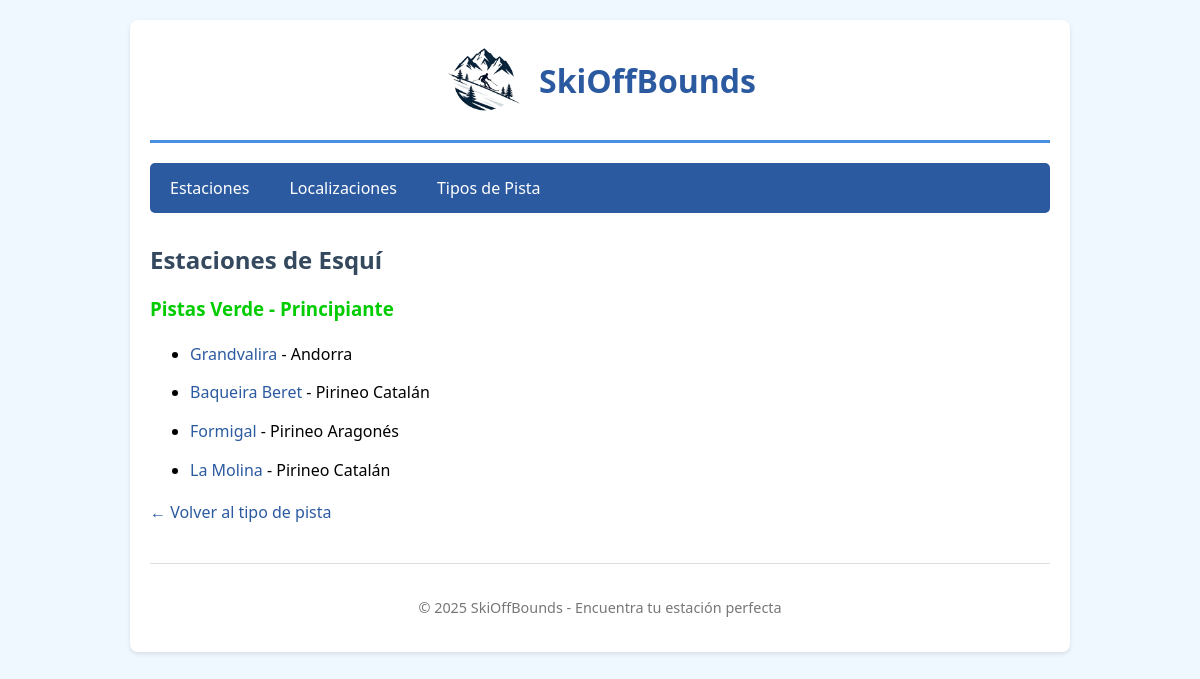
The page /app/tipos-pista/1/estaciones/ on the database its author committed.
### app/models.py (models this page shows, shortened)
class TipoPista(models.Model):
    COLORES = [
        ('verde', 'Verde - Principiante'),
        ('azul', 'Azul - Fácil'),
        ('roja', 'Roja - Intermedia'),
        ('negra', 'Negra - Difícil'),
    ]
    nombre = models.CharField(
        max_length=20,
        choices=COLORES,
        unique=True
    )
    descripcion = models.TextField(
        blank=True,
        null=True,
        help_text="Características y nivel de dificultad"
    )
    nivel_dificultad = models.IntegerField(
        default=1,
        validators=[MinValueValidator(1), MaxValueValidator(5)],
        help_text="Nivel de dificultad del 1 (más fácil) al 5 (más difícil)"
    )
    class Meta:
        verbose_name = "Tipo de Pista"
        verbose_name_plural = "Tipos de Pista"
        ordering = ['nivel_dificultad']

class Estacion(models.Model):
    localizacion = models.ForeignKey(
        Localizacion,
        on_delete=models.PROTECT,  # No permitir borrar localización si tiene estaciones
        related_name='estaciones',
        help_text="Región donde se encuentra la estación"
    )
    tipos_pista = models.ManyToManyField(
        TipoPista,
        through='PistaEstacion',  # Tabla intermedia para almacenar cantidad de pistas
        related_name='estaciones',
        help_text="Tipos de pistas disponibles"
    )
    nombre = models.CharField(
        max_length=100,
        unique=True,
        help_text="Ej: Baqueira Beret, Formigal"
    )
    descripcion = models.TextField(blank=True, null=True)
    latitud = models.DecimalField(
        max_digits=9,
        decimal_places=6,
        help_text="Latitud en formato decimal"
    )
    longitud = models.DecimalField(
        max_digits=9,
        decimal_places=6,
        help_text="Longitud en formato decimal"
    )
    km_pistas_totales = models.DecimalField(
        max_digits=6,
        decimal_places=2,
        validators=[MinValueValidator(0)],
        help_text="Kilómetros totales de pistas"
    )
    altitud_minima = models.IntegerField(
        validators=[MinValueValidator(0)],
        help_text="Altitud mínima en metros"
    )
    altitud_maxima = models.IntegerField(
        validators=[MinValueValidator(0)],
        help_text="Altitud máxima en metros"
    )
    numero_remontes = models.IntegerField(
        default=0,
        validators=[MinValueValidator(0)],
        help_text="Número total de remontes mecánicos"
    )
    telefono = models.CharField(max_length=20, blank=True, null=True)
    web = models.URLField(blank=True, null=True)
    imagen_portada = models.URLField(
        blank=True,
        null=True,
        help_text="URL de la imagen principal"
    )
    fecha_creacion = models.DateTimeField(auto_now_add=True)
    fecha_actualizacion = models.DateTimeField(auto_now=True)
    class Meta:
        verbose_name = "Estación"
        verbose_name_plural = "Estaciones"
        ordering = ['-km_pistas_totales']  # Ordenar por km de pista (mayor a menor)

class Localizacion(models.Model):
    nombre = models.CharField(
        max_length=100,
        help_text="Ej: Pirineo Catalán, Pirineo Aragonés, Cordillera Cantábrica"
    )
    descripcion = models.TextField(blank=True, null=True)
    latitud = models.DecimalField(
        max_digits=9,
        decimal_places=6,
        blank=True,
        null=True
    )
    longitud = models.DecimalField(
        max_digits=9,
        decimal_places=6,
        blank=True,
        null=True
    )
    class Meta:
        verbose_name_plural = "Localizaciones"

### app/views.py (the view)
# urls.py: path('tipos-pista/<int:tipo_pista_id>/estaciones/', views.index_estaciones_por_tipo_pista, name='tipo_pista_estaciones'),
def index_estaciones_por_tipo_pista(request, tipo_pista_id):
    tipo = get_object_or_404(TipoPista, pk=tipo_pista_id)
    estaciones = tipo.estaciones.all()
    context = {'tipo_pista': tipo, 'estaciones': estaciones}
    return render(request, 'estaciones_por_tipo.html', context)

### app/templates/estaciones_por_tipo.html (shortened to what this page needs)
{% extends "base.html" %}
{% block contenido %}
<h2>Estaciones de Esquí</h2>
<h3 class="pista-{{ tipo_pista.nombre }}">Pistas {{ tipo_pista.get_nombre_display }}</h3>
{% if estaciones %}
    <ul>
        {% for e in estaciones %}
        <li>
            <a href="{% url 'skioffbounds:estacion_detalle' e.id %}">
                {{ e.nombre }}
            </a>
            - {{ e.localizacion.nombre }}
        </li>
        {% endfor %}
    </ul>
{% else %}
    <p>No hay estaciones con este tipo de pista.</p>
{% endif %}
<p><a href="{% url 'skioffbounds:tipo_pista_detalle' tipo_pista.id %}">← Volver al tipo de pista</a></p>
{% endblock %}

### app/static/css/style.css (style rules this page uses)
body { font-family: 'Segoe UI', Tahoma, Geneva, Verdana, sans-serif; margin: 0; padding: 0; background-color: #f0f8ff; }
h2 { color: #34495e; margin-top: 20px; }
h3 { color: #555; }
#content > ul li { margin: 10px 0; line-height: 1.8; }
a { color: #2c5aa0; text-decoration: none; transition: color 0.3s; }
.pista-verde { color: #00cc00; font-weight: bold; }

### rows shown on the page
TipoPista: nombre "Verde - Principiante"
Estacion: nombre "Grandvalira", localizacion.nombre "Andorra"
Estacion: nombre "Baqueira Beret", localizacion.nombre "Pirineo Catalán"
Estacion: nombre "Formigal", localizacion.nombre "Pirineo Aragonés"
Estacion: nombre "La Molina", localizacion.nombre "Pirineo Catalán"
